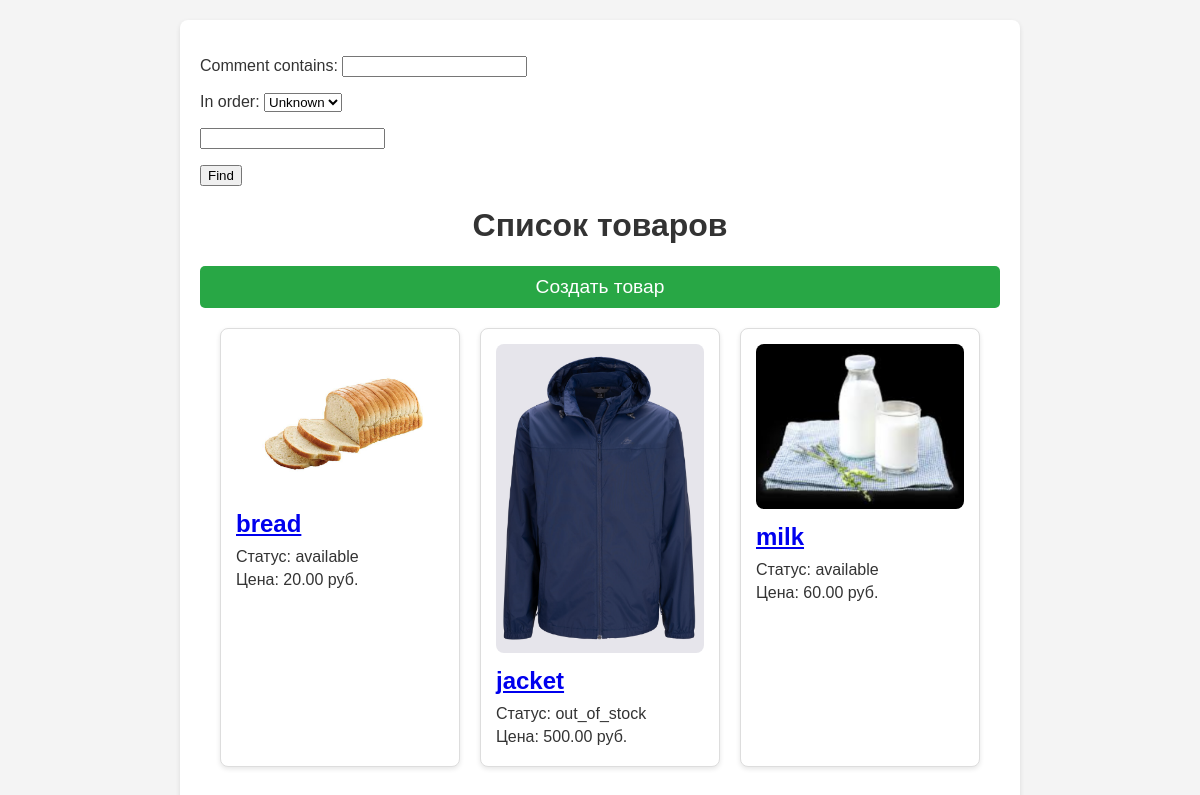
Before: /produce_shelf/ with the older database file.
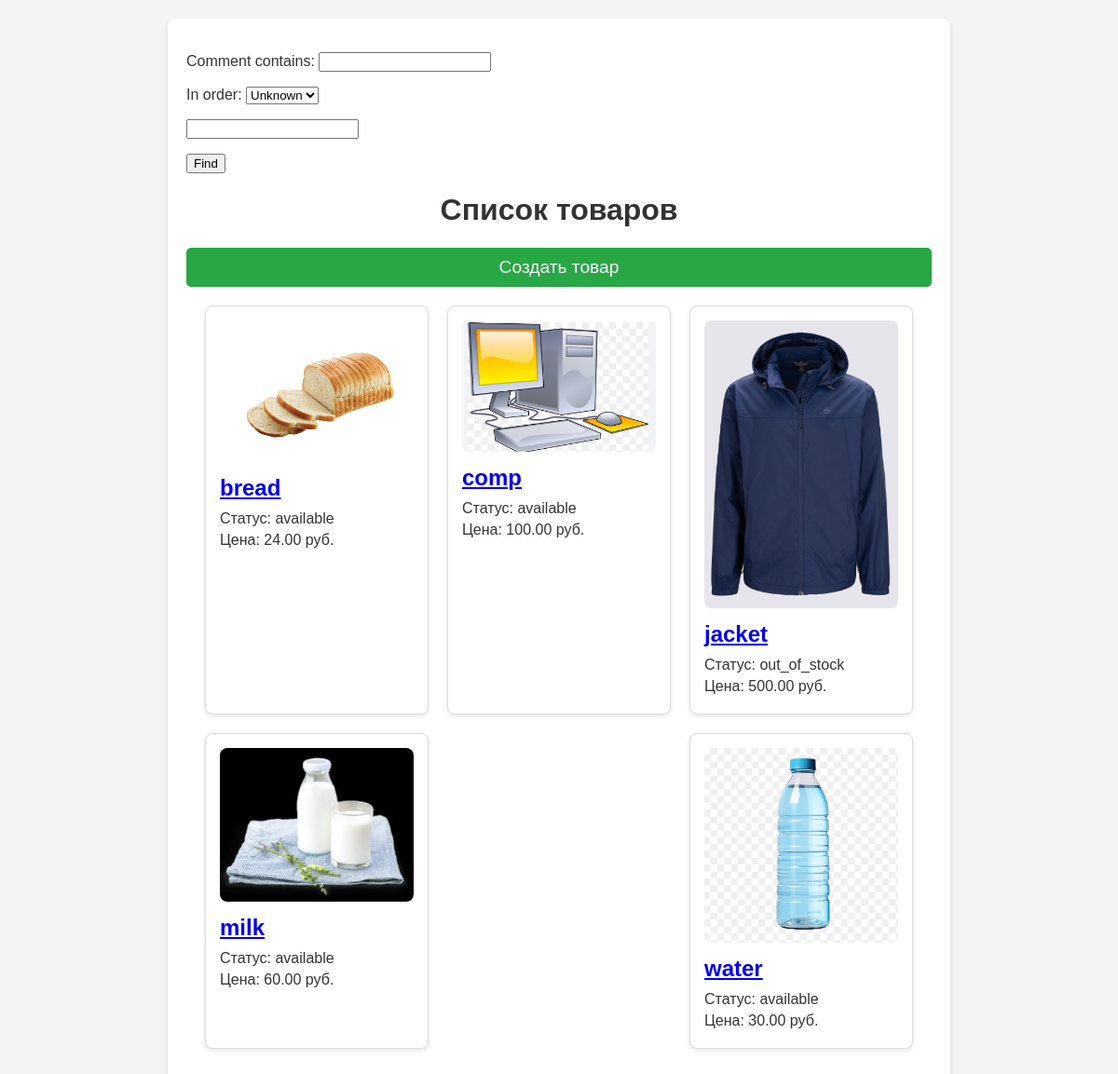
After: the same page with the newer database file.
### core/models.py (models this page shows, shortened)
class Product(models.Model):
    name = models.CharField(verbose_name='ProductName', max_length=255, blank=False)
    price = models.DecimalField(verbose_name='Price', max_digits=10, decimal_places=2, default=0.00)
    status = models.CharField(max_length=30, choices=consts.PRODUCT_STATUS, default='available')
    image = models.ImageField(upload_to='products/', verbose_name='Product Image', blank=True)
    categories = models.ManyToManyField(
        Category,
        blank=False,
        verbose_name='categories',
        related_name='product'
    )
    class Meta:
        verbose_name = 'Product'
        verbose_name_plural = 'Products'
        ordering = ['name']

### core/views.py (the view)
# urls.py: path('produce_shelf/', ProductsList.as_view(), name='produce_shelf'),
class ProductsList(FilterView):
    model = Product
    template_name = 'produce_shelf/produce_shelf.html'
    context_object_name = 'produces'
    filterset_class = filters.Product

### templates/produce_shelf/produce_shelf.html (shortened to what this page needs)
{% extends 'base.html' %}
{% block sidebar %}
    <form method="get">
    {{ filter.form.as_p }}
        <button type="submit" class="btn btn-primary">Find</button>
    </form>
{% endblock %}
{% block content %}
    <h1>Список товаров</h1>
    <a href="{% url 'produce_create' %}" class="create-button">Создать товар</a>
    <div class="product-list">
        {% for prod in produces %}
            <div class="product-card">
                {% if prod.image %}
                    <img src="{{ prod.image.url }}" alt="{{ prod.name }}">
                {% else %}
                    <p>Изображение не найдено.</p>
                {% endif %}
                <h2><a href="{% url 'produce_detail' prod.pk %}">{{ prod.name }}</a></h2>
                <p>Статус: {{ prod.status }}</p>
                <p>Цена: {{ prod.price }} руб.</p>
            </div>
        {% empty %}
            <div class="no-items">Товары отсутствуют</div>
        {% endfor %}
    </div>
{% endblock %}

### templates/base.html (shortened to what this page needs)
{% load static %}
<!DOCTYPE html>
<html lang="en">
<head>
</head>
<body>
<div class="container">
    {% block sidebar %}{% endblock %}
    {% block content %}
    {% endblock %}
</div>
</body>
</html>

### templates/base.html (style rules this page uses)
body { font-family: Arial, sans-serif; margin: 0; padding: 0; background-color: #f4f4f4; color: #333; }
.container { max-width: 800px; margin: 20px auto; padding: 20px; background-color: white; border-radius: 8px; box-shadow: 0 2px 5px rgba(0, 0, 0, 0.1); }
h1 { color: #007BFF; }

### templates/produce_shelf/produce_shelf.html (style rules this page uses)
.product-list { display: flex; flex-wrap: wrap; justify-content: space-between; margin: 20px; }
.product-card { background-color: white; border: 1px solid #ddd; border-radius: 8px; padding: 15px; margin-bottom: 20px; width: calc(30% - 20px); box-shadow: 0 2px 5px rgba(0, 0, 0, 0.1); transition: transform 0.2s; }
.product-card img { width: 100%; height: auto; border-radius: 8px; }
.product-card h2 { font-size: 1.5em; margin: 10px 0; }
.product-card p { margin: 5px 0; }
h1 { text-align: center; color: #333; }
.create-button { display: block; margin: 20px auto; padding: 10px 20px; font-size: 1.2em; color: white; background-color: #28a745; border: none; border-radius: 5px; text-align: center; text-decoration: none; }

Changed rows visible on the page:
changed Product "bread": price "20.00" → "24.00"
added Product: image (picture), name "comp", status "available", price "100.00"
added Product: image (picture), name "water", status "available", price "30.00"
